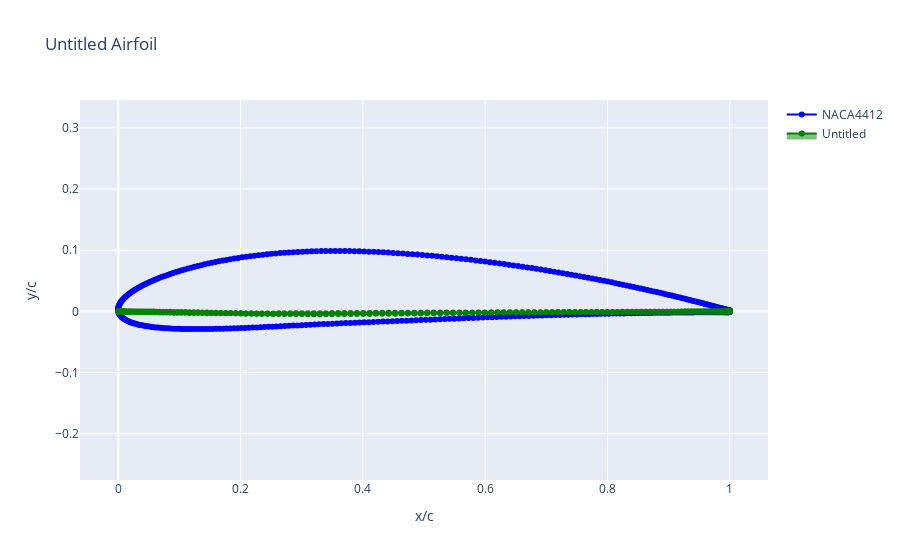

Write notebook code for a chart like this one.
### Code cell
fig = go.Figure()
airfoil = Airfoil(name="NACA4412")
airfoil.draw(show=False, fig=fig, fill=False)

# Generate a random latent vector as input
latent_vector = tf.random.normal([1, 128])
output = cst_generator(latent_vector)

generated_airfoil = Airfoil(coordinates=output)
generated_airfoil.draw(fig=fig, color="green")

# random_kulfan = KulfanAirfoil(lower_weights=output[0][0], upper_weights=output[0][1], leading_edge_weight=0, TE_thickness=0, N1=0.5, N2=1)
# random_kulfan.draw(fig=fig, show=True, fill=False, color="green")

### Figure 1 — Plotly figure (JSON) as saved in the notebook; plotly's stock layout.template omitted (floating-point values rounded to 4 significant figures; data arrays with more than 128 entries replaced by an {"elided": "..."} marker saying what was removed)
{"data": [{"line": {"color": "blue"}, "mode": "lines+markers", "name": "NACA4412", "type": "scatter", "x": {"elided": "399 float values"}, "y": {"elided": "399 float values"}}, {"fill": "toself", "line": {"color": "green"}, "mode": "lines+markers", "name": "Untitled", "type": "scatter", "x": {"elided": "299 float values"}, "y": {"elided": "299 float values"}}], "layout": {"title": {"text": "Untitled Airfoil"}, "xaxis": {"title": {"text": "x/c"}}, "yaxis": {"scaleanchor": "x", "scaleratio": 1, "title": {"text": "y/c"}}}}
